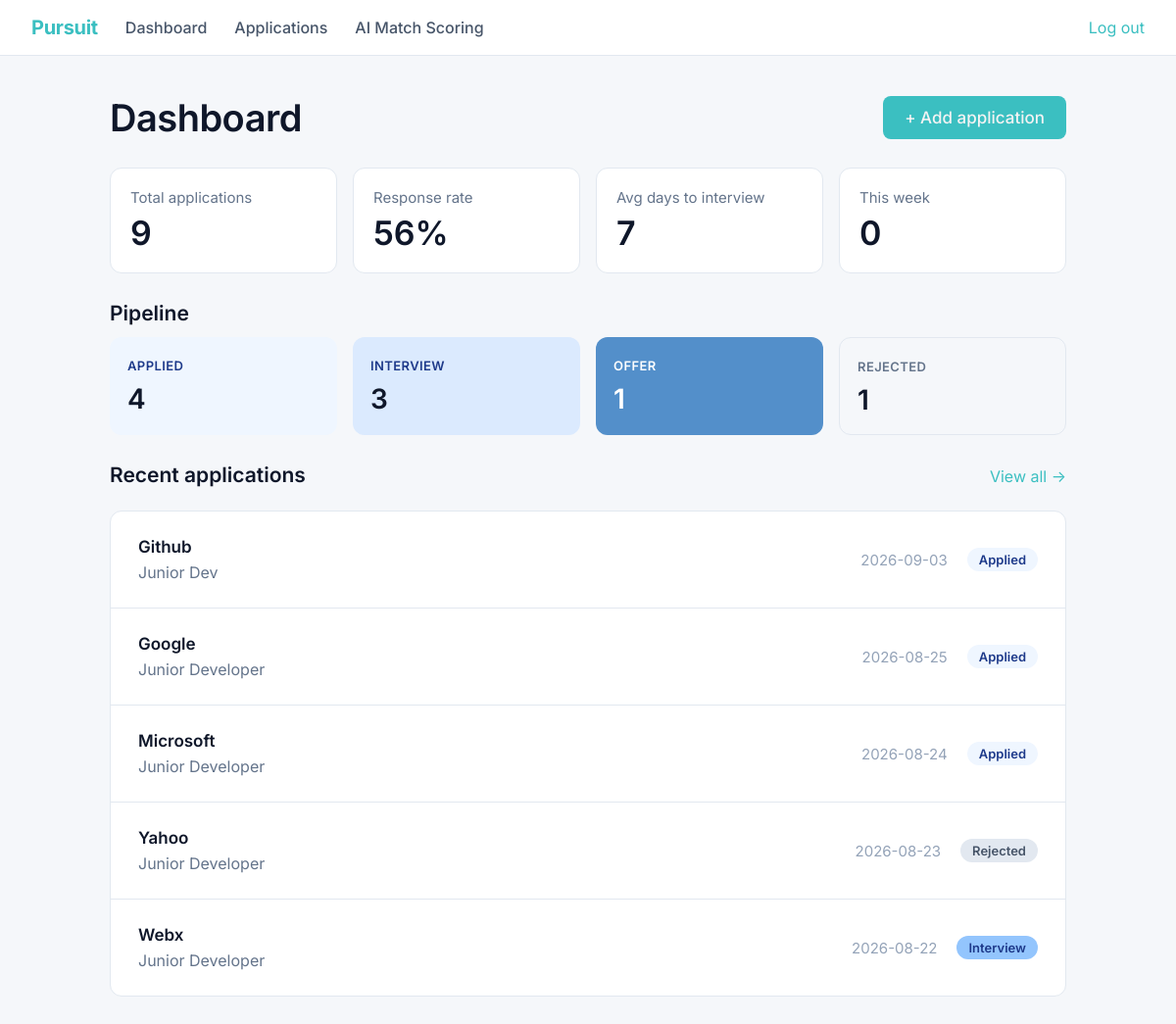
The page /dashboard (signed in) on the database as committed earlier.
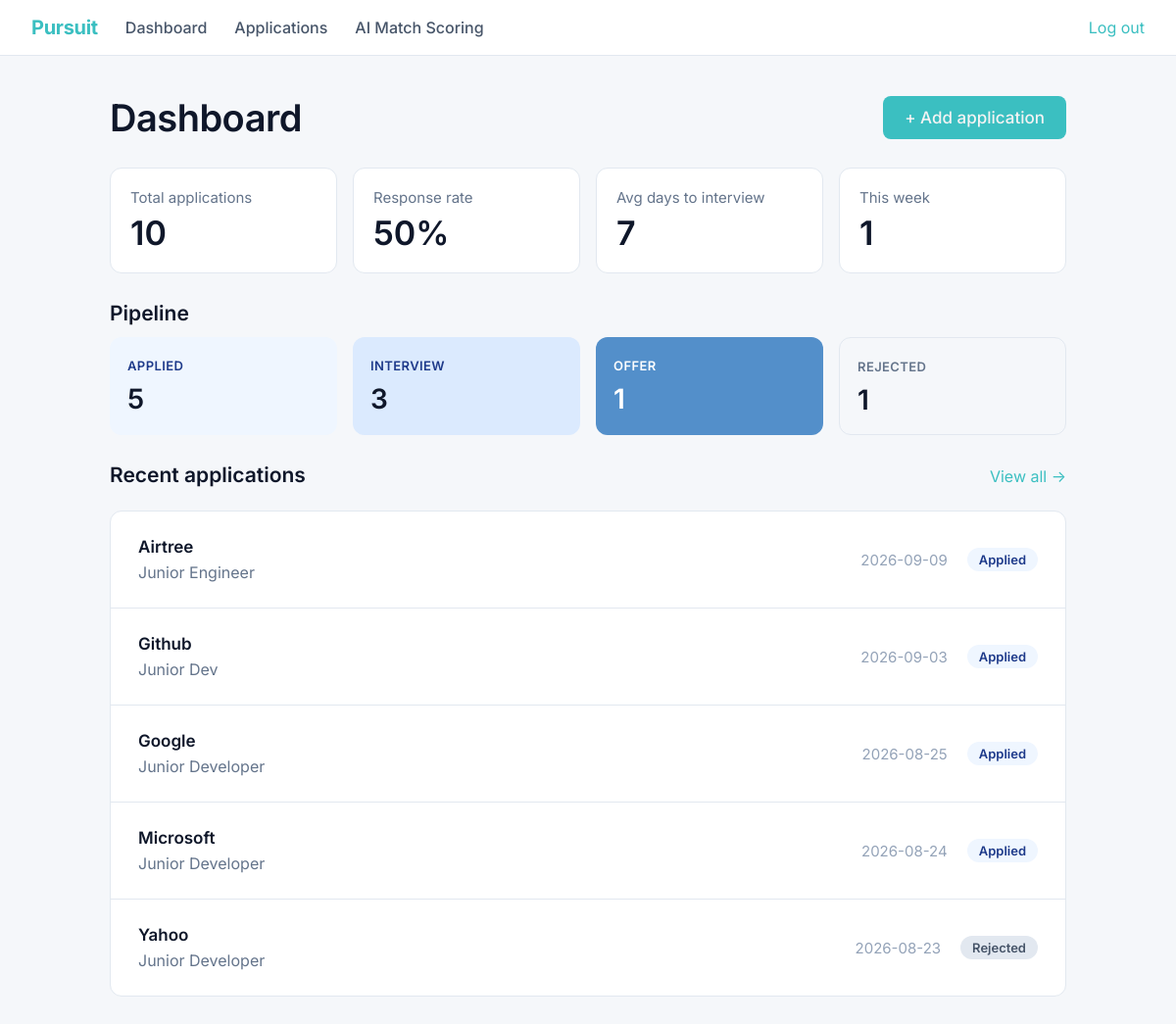
The same page on the database as committed later.
### tables this page shows
CREATE TABLE applications (
            id INTEGER PRIMARY KEY AUTOINCREMENT,
            company TEXT,
            role TEXT,
            job_description TEXT,
            resume_filename TEXT,
            status TEXT,
            date_applied TIMESTAMP,
            match_score INTEGER,
            missing_keywords TEXT,
            notes TEXT,
            status_updated_at TEXT,
            created_at TIMESTAMP
        );

### app.py (the view)
@app.route('/dashboard',methods = ['GET','POST'])
def dashboard():
    if 'username' not in session:
        return render_template('dashboard.html')
    conn = sqlite3.connect("applications.db")
    conn.row_factory =sqlite3.Row
    cursor = conn.cursor()
    cursor.execute("SELECT COUNT(*) FROM applications")
    total_rows = cursor.fetchone()[0]
    applied = "Applied"
    query = "SELECT COUNT(*) FROM applications WHERE status != ?"
    cursor.execute(query,(applied,))
    responded = cursor.fetchone()[0]
    if total_rows > 0 :
        response_rate = round((responded/total_rows)*100)
        print(response_rate)
    else:
        response_rate =0
        print("No job applications yet")
    today = datetime.now()
    one_week_ago = today - timedelta(days=7)
    one_week_ago_str = one_week_ago.strftime('%Y-%m-%d')
    query2 = "SELECT COUNT(*) FROM applications WHERE date_applied >= ?"
    cursor.execute(query2,(one_week_ago_str,))
    applications_this_week = cursor.fetchone()[0]
    print("Applications this week : ", applications_this_week)
    interview1 = "Interview"
    query3 = "SELECT date_applied,status_updated_at FROM applications WHERE status = ?"
    cursor.execute(query3,(interview1,))
    data_date = cursor.fetchall()
    for row in data_date:
        print(row['date_applied'], row['status_updated_at'])
    day_gaps = []   # empty container, created BEFORE the loop
    for row in data_date:
        applied_date = datetime.strptime(row['date_applied'], '%Y-%m-%d')
        interview_date = datetime.strptime(row['status_updated_at'], '%Y-%m-%d')
        gap =(interview_date-applied_date).days
        day_gaps.append(gap)  # add gap into your container
    if len(day_gaps) > 0 :
        avg_days_to_interview = sum(day_gaps) / len(day_gaps)
        print("Average between application and Interview : ", round(avg_days_to_interview))
    else :
        print("No applications yet, apply for a job !")
        avg_days_to_interview = 0
    cursor.execute("SELECT status, COUNT(*) AS count FROM applications GROUP BY status")
    pipeline_data = cursor.fetchall()
    status_count_dict = {}
    for row in pipeline_data:
        print(row['status'], row['count'])
        status_count_dict[row["status"]] = row['count']
    print(status_count_dict)
    applied_count = status_count_dict.get('Applied',0)
    interview_count = status_count_dict.get('Interview',0)
    offer_count = status_count_dict.get('Offer',0)
    rejected_count = status_count_dict.get('Rejected',0)
    query5 = "SELECT company, role, status, date_applied FROM applications ORDER BY date_applied DESC LIMIT 5"
    cursor.execute(query5)
    recent_applications = cursor.fetchall()
    for recent in recent_applications:
        print(recent['date_applied'], "Date applied")
    conn.close()
    return render_template('dashboard.html',
                        total_rows=total_rows,
                        response_rate=response_rate,
                        applications_this_week=applications_this_week,
                        avg_days_to_interview=round(avg_days_to_interview),
                        applied_count = applied_count,
                        interview_count = interview_count,
                        rejected_count = rejected_count,
                        recent_applications = recent_applications,
                        offer_count = offer_count)

### app.py (called while the page is built)
@app.context_processor
def inject_user():
    return dict(logged_in='username' in session)

### templates/dashboard.html
{% extends "base.html" %}
{% block content %}
{%if logged_in %}
<div class="dashboard">
    <div class="dashboard-header">
        <h1>Dashboard</h1>
        <a href="{{ url_for('add_application') }}"><button type="button" class="btn-info">+ Add application</button></a>
    </div>
    <div class="stat-grid">
        <div class="stat-box">
            <div class="stat-box-label">Total applications</div>
            <div class="stat-box-value">{{ total_rows }}</div>
        </div>
        <div class="stat-box">
            <div class="stat-box-label">Response rate</div>
            <div class="stat-box-value">{{ response_rate }}%</div>
        </div>
        <div class="stat-box">
            <div class="stat-box-label">Avg days to interview</div>
            <div class="stat-box-value">{{ avg_days_to_interview }}</div>
        </div>
        <div class="stat-box">
            <div class="stat-box-label">This week</div>
            <div class="stat-box-value">{{ applications_this_week }}</div>
        </div>
    </div>
    <div class="section-heading">Pipeline</div>
    <div class="pipeline-grid">
        <div class="pipeline-box pipeline-applied">
            <span class="pipeline-label">Applied</span>
            <div class="pipeline-value">{{ applied_count }}</div>
        </div>
        <div class="pipeline-box pipeline-interview">
            <span class="pipeline-label">Interview</span>
            <div class="pipeline-value">{{ interview_count }}</div>
        </div>
        <div class="pipeline-box pipeline-offer">
            <span class="pipeline-label">Offer</span>
            <div class="pipeline-value">{{ offer_count }}</div>
        </div>
        <div class="pipeline-box pipeline-rejected">
            <span class="pipeline-label">Rejected</span>
            <div class="pipeline-value">{{ rejected_count }}</div>
        </div>
    </div>
    <div class="recent-header">
        <div class="section-heading">Recent applications</div>
        <a href="{{ url_for('applications') }}">View all &rarr;</a>
    </div>
    {% if recent_applications %}
    <div class="recent-panel">
        {% for recent in recent_applications %}
        <div class="recent-row">
            <div>
                <div class="recent-company">{{ recent['company'] }}</div>
                <div class="recent-role">{{ recent['role'] }}</div>
            </div>
            <div class="recent-right">
                <span class="recent-date">{{ recent['date_applied'] }}</span>
                <span class="status-tag status-{{ recent['status']|lower }}">{{ recent['status'] }}</span>
            </div>
        </div>
        {% endfor %}
    </div>
    {% else %}
    <div class="empty-state">No applications match yet.</div>
    {% endif %}
{% else%}
<div class="login-prompt">
        <p>Log in to view your dashboard.</p>
        <a href="{{ url_for('auth', mode='login') }}">Log in</a>
    </div>
{%endif%}
</div>
{% endblock %}

### templates/base.html (shortened to what this page needs)
<!DOCTYPE html>
<html lang="en">
<head>
    <link rel="stylesheet" href="{{ url_for('static', filename='styles.css') }}">
</head>
<body>
<nav class="navbar">
    <a href="{{ url_for('home') }}" class="navbar-brand">Pursuit</a>
    <a href="{{ url_for('dashboard') }}" class="navbar-link">Dashboard</a>
    <a href="{{ url_for('applications') }}" class="navbar-link">Applications</a>
    <a href="#" class="navbar-link">AI Match Scoring</a>
    {% if logged_in %}
    <a href="{{ url_for('logout') }}">Log out</a>
    {% else %}
    <a href="{{ url_for('auth', mode='login') }}">Log in</a>
    {% endif %}
</nav>
{% block content %}
{% endblock %}
</body>
</html>

### static/styles.css (style rules this page uses)
:root { --primary: #3bbfc1; --primary-pressed: #1d4ed8; --primary-deep: #1e3a8a; --navy: #0a1530; --surface: #f5f7fa; --canvas: #ffffff; --hairline: #e2e8f0; --hairline-strong: #cbd5e1; --ink: #0f172a; --charcoal: #1e293b; --slate: #475569; --steel: #64748b; --tint-100: #eff6ff; --tint-200: #dbeafe; --tint-300: #bfdbfe; --stone: #94a3b8; }
* { box-sizing: border-box; }
body { margin: 0; font-family: 'Inter', -apple-system, system-ui, sans-serif; background-color: var(--surface); color: var(--ink); }
a { color: var(--primary); text-decoration: none; }
.btn-info { background-color: var(--primary); color: #f4f3f3; border: none; border-radius: 8px; padding: 12px 22px; font-size: 17px; font-weight: 500; font-family: inherit; cursor: pointer; }
.navbar { display: flex; align-items: center; gap: 28px; padding: 16px 32px; background: var(--canvas); border-bottom: 1px solid var(--hairline); }
.navbar-brand { font-weight: 700; font-size: 20px; letter-spacing: -0.3px; }
.navbar-link { font-size: 16px; font-weight: 500; color: var(--slate); }
.dashboard { max-width: 1040px; margin: 0 auto; padding: 40px 32px; }
.dashboard-header { display: flex; justify-content: space-between; align-items: center; margin-bottom: 28px; }
.dashboard-header h1 { font-size: 38px; font-weight: 600; letter-spacing: -0.5px; margin: 0; }
.stat-grid { display: grid; grid-template-columns: repeat(4, 1fr); gap: 16px; margin-bottom: 28px; }
.stat-box { background: var(--canvas); border: 1px solid var(--hairline); border-radius: 12px; padding: 20px; }
.stat-box-label { font-size: 15px; color: var(--steel); margin-bottom: 6px; }
.stat-box-value { font-size: 34px; font-weight: 600; }
.section-heading { font-size: 21px; font-weight: 600; margin-bottom: 12px; }
.pipeline-grid { display: grid; grid-template-columns: repeat(4, 1fr); gap: 16px; margin-bottom: 28px; }
.pipeline-box { border-radius: 12px; padding: 18px; }
.pipeline-label { font-size: 13px; font-weight: 600; text-transform: uppercase; letter-spacing: 0.4px; }
.pipeline-value { font-size: 28px; font-weight: 600; margin-top: 8px; }
.pipeline-applied { background: var(--tint-100); }
.pipeline-applied .pipeline-label { color: var(--primary-deep); }
.pipeline-interview { background: var(--tint-200); }
.pipeline-interview .pipeline-label { color: var(--primary-deep); }
.pipeline-offer { background: rgb(83, 143, 202); }
.pipeline-offer .pipeline-label, .pipeline-offer .pipeline-value { color: #ffffff; }
.pipeline-rejected { background: var(--surface); border: 1px solid var(--hairline); }
.pipeline-rejected .pipeline-label { color: var(--steel); }
.recent-header { display: flex; justify-content: space-between; align-items: baseline; margin-bottom: 12px; }
.recent-panel { background: var(--canvas); border: 1px solid var(--hairline); border-radius: 12px; overflow: hidden; }
.recent-row { display: flex; justify-content: space-between; align-items: center; padding: 26px 28px; border-bottom: 1px solid var(--hairline); }
.recent-row:last-child { border-bottom: none; }
.recent-company { font-weight: 600; font-size: 17px; margin-bottom: 6px; }
.recent-role { color: var(--steel); font-size: 16px; }
.recent-right { display: flex; align-items: center; gap: 20px; }
.recent-date { color: var(--stone); font-size: 15px; }
.status-tag { border-radius: 999px; padding: 4px 12px; font-size: 13px; font-weight: 600; }
.status-applied { background: #eff6ff; color: #1e3a8a; }
.status-rejected { background: #e2e8f0; color: #475569; }

Rows that differ between the two databases and show on the page:
no longer on this page (row unchanged): applications: company "Webx", role "Junior Developer", date_applied "2026-08-22", status "Interview"
added applications: company "Airtree", role "Junior Engineer", date_applied "2026-09-09", status "Applied"
Other text that changed with them:
{{ total_rows }}: "9" → "10"
{{ response_rate }}: "56" → "50"
{{ applications_this_week }}: "0" → "1"
{{ applied_count }}: "4" → "5"
